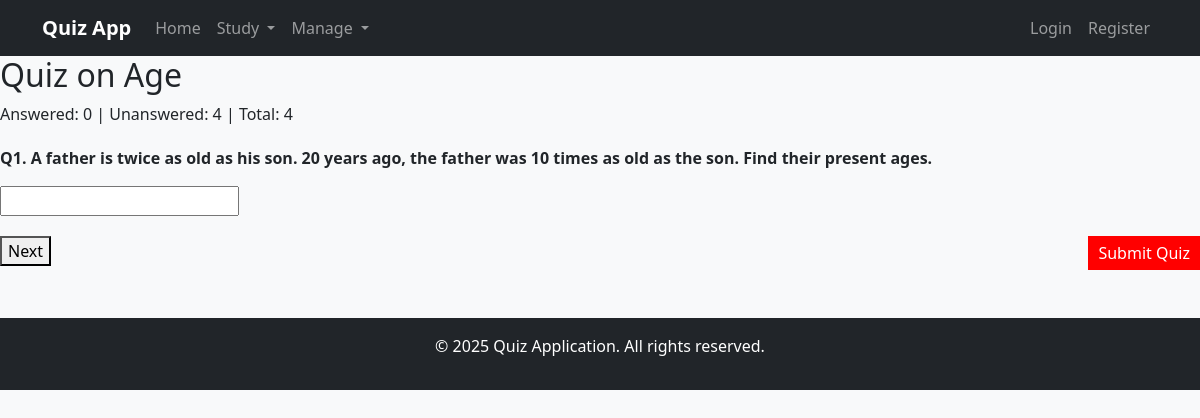
The app's page /quiz/1/ with its own data.
### quiz/models.py (models this page shows, shortened)
class Topic(models.Model):
    name = models.CharField(max_length=100, unique=True)

class Question(models.Model):
    QUESTION_TYPES = [
        ("MCQ", "Multiple Choice"),
        ("NUM", "Numeric"),
        ("TF", "True/False"),
    ]
    DIFFICULTY_LEVELS = [
        (1, "Easy"),
        (2, "Medium"),
        (3, "Hard"),
    ]
    topic = models.ForeignKey(Topic, on_delete=models.CASCADE, related_name="questions")
    text = models.TextField()  # Question text (can hold LaTeX)
    question_type = models.CharField(max_length=5, choices=QUESTION_TYPES, default="MCQ")
    difficulty = models.IntegerField(choices=DIFFICULTY_LEVELS, default=1)
    marks = models.FloatField(default=1.0, editable=False)
    option_a = models.TextField(blank=True, null=True)
    option_b = models.TextField(blank=True, null=True)
    option_c = models.TextField(blank=True, null=True)
    option_d = models.TextField(blank=True, null=True)
    correct_option = models.CharField(
        max_length=50,
        blank=True,
        null=True,
        help_text=(
            "For MCQ: enter A, B, C, or D; "
            "For True/False: enter True or False; "
            "For Numeric: enter the number as text."
        )
    )
    solution = models.TextField(blank=True, null=True)
    created_by = models.ForeignKey(settings.AUTH_USER_MODEL, on_delete=models.SET_NULL, null=True, blank=True)
    created_at = models.DateTimeField(auto_now_add=True)

### quiz/views.py (the view, shortened to what this page needs)
# urls.py: path('quiz/<int:topic_id>/', views.take_quiz, name='take_quiz'),
def take_quiz(request, topic_id):
    topic = get_object_or_404(Topic, pk=topic_id)
    questions = list(Question.objects.filter(topic=topic)[:10])
    total_questions = len(questions)
    current_index = int(request.GET.get("q", 0))
    current_index = max(0, min(current_index, total_questions - 1))
    if "quiz_answers" not in request.session:
        request.session["quiz_answers"] = {}
    answers = request.session["quiz_answers"]
    current_question = questions[current_index]
    question_id = str(current_question.id)
    saved_answer = answers.get(question_id, "")
    return render(request, "take_quiz.html", {
        "topic": topic,
        "question": current_question,
        "current_index": current_index,
        "total_questions": total_questions,
        "saved_answer": saved_answer,
        "answered_count": len(answers),
        "unanswered_count": total_questions - len(answers)
    })

### templates/take_quiz.html (shortened to what this page needs)
{% extends "base.html" %}
{% block content %}
<div style="display:flex; justify-content:space-between; align-items:center;">
  <h2>Quiz on {{ topic.name }}</h2>
</div>
<p>Answered: {{ answered_count }} | Unanswered: {{ unanswered_count }} | Total: {{ total_questions }}</p>
<form method="post" onsubmit="return confirmSubmit();">
  <div style="margin:20px 0;">
    <p><strong>Q{{ current_index|add:"1" }}. {{ question.text }}</strong></p>
    {% if question.question_type == "MCQ" %}
      <label><input type="radio" name="answer" value="A" {% if saved_answer == "A" %}checked{% endif %}> {{ question.option_a }}</label><br>
      <label><input type="radio" name="answer" value="B" {% if saved_answer == "B" %}checked{% endif %}> {{ question.option_b }}</label><br>
      <label><input type="radio" name="answer" value="C" {% if saved_answer == "C" %}checked{% endif %}> {{ question.option_c }}</label><br>
      <label><input type="radio" name="answer" value="D" {% if saved_answer == "D" %}checked{% endif %}> {{ question.option_d }}</label><br>
    {% elif question.question_type == "TF" %}
      <label><input type="radio" name="answer" value="True" {% if saved_answer == "True" %}checked{% endif %}> True</label><br>
      <label><input type="radio" name="answer" value="False" {% if saved_answer == "False" %}checked{% endif %}> False</label><br>
    {% else %}
      <input type="text" name="answer" value="{{ saved_answer }}">
    {% endif %}
  </div>
  <div style="display:flex; justify-content:space-between; margin-top:20px;">
    <div>
      {% if current_index < total_questions|add:"-1" %}
        <button type="submit" name="action" value="next">Next</button>
      {% endif %}
    </div>
<button type="submit" id="submitBtn" name="action" value="submit"
        style="background:red; color:white; padding:5px 10px; border:none; cursor:pointer;">
  Submit Quiz
</button>
{% endblock %}

### records on screen
Topic: name "Age"
Question: text "A father is twice as old as his son. 20 years ago, the father was 10 times as old as the son. Find their present ages."

### other values on screen
{{ answered_count }} "0"
{{ unanswered_count }} "4"
{{ total_questions }} "4"
{{ current_index|add:"1" }} "1"
